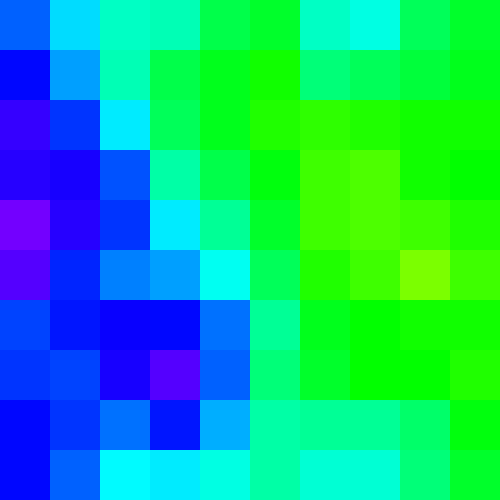
Frame 1 (no input)
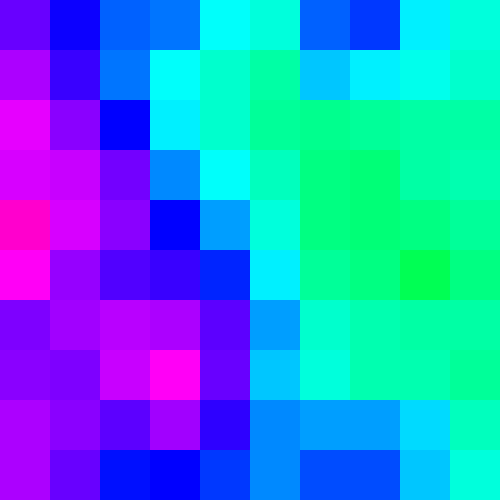
Frame 60 (the mouse pressed at the canvas centre just before this capture)
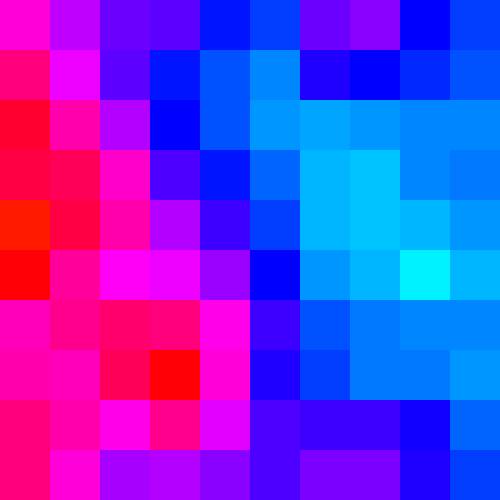
Frame 120 (the mouse held since frame 60 and released just before this capture)

The Processing sketch that drew these frames (run headless with seeded random() and noise(); from frame 60 on, the mouse is pressed at the canvas centre):

// Processing sketch: test1
// ── test1.pde
int sqwidth = 50;
color[] colors;
float noiseScale = 0.003;
float incrementStep = 0.2;

void setup()
{
  size(500,500);
  noStroke();
  fill(255,102);
  
  int nsquares = floor(height*width/(sq(sqwidth)));
  colors = new color[nsquares];
  println("computed " + nsquares + " squares");
  colorMode(HSB, 100);
  for (int i = 0; i < colors.length; i++){
    int x = (i*sqwidth% width);
    int y = floor(i*sqwidth/width)*sqwidth;
    int h = floor(noise(x*noiseScale,y*noiseScale)*100);
    colors[i] = color(h,100,100);
  }
}

void incrementColors(float step){
  for (int i = 0; i < colors.length; i++){
    color c = colors[i];
    // add random accelleration to hue stepping
    colors[i] = color((hue(c)+step)%100,saturation(c),brightness(c));
  }
}

void draw() {
  background(255);
  incrementColors(incrementStep);
  for (int i = 0; i < colors.length; i++){
    int px = (i*sqwidth% width);
    int py = floor(i*sqwidth/width)*sqwidth;
    fill(colors[i]);
    rect(px,py,sqwidth,sqwidth);
  }
  
  
  
}
